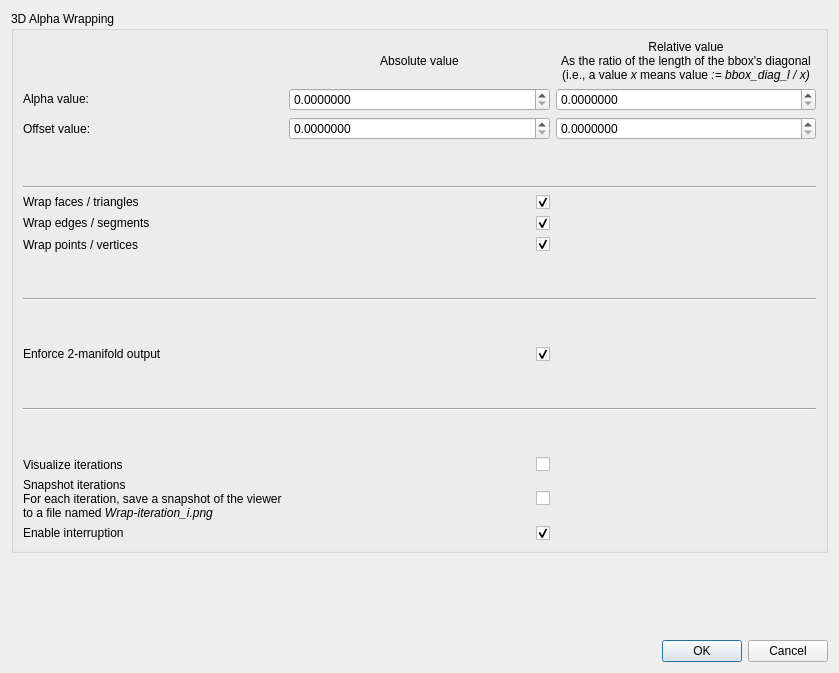
<?xml version="1.0" encoding="UTF-8"?>
<ui version="4.0">
 <class>alpha_wrap_3_dialog</class>
 <widget class="QDialog" name="alpha_wrap_3_dialog">
  <property name="enabled">
   <bool>true</bool>
  </property>
  <property name="geometry">
   <rect>
    <x>0</x>
    <y>0</y>
    <width>839</width>
    <height>673</height>
   </rect>
  </property>
  <property name="windowTitle">
   <string>3D Alpha Wrapping</string>
  </property>
  <layout class="QGridLayout" name="gridLayout_2">
   <item row="3" column="0">
    <widget class="QDialogButtonBox" name="buttonBox">
     <property name="orientation">
      <enum>Qt::Horizontal</enum>
     </property>
     <property name="standardButtons">
      <set>QDialogButtonBox::Cancel|QDialogButtonBox::Ok</set>
     </property>
    </widget>
   </item>
   <item row="2" column="0">
    <spacer name="verticalSpacer_6">
     <property name="orientation">
      <enum>Qt::Vertical</enum>
     </property>
     <property name="sizeHint" stdset="0">
      <size>
       <width>20</width>
       <height>40</height>
      </size>
     </property>
    </spacer>
   </item>
   <item row="1" column="0">
    <widget class="QGroupBox" name="groupBox">
     <property name="title">
      <string>3D Alpha Wrapping</string>
     </property>
     <layout class="QGridLayout" name="gridLayout">
      <item row="28" column="1" alignment="Qt::AlignRight">
       <widget class="QCheckBox" name="visualizeIterations">
        <property name="text">
         <string/>
        </property>
       </widget>
      </item>
      <item row="23" column="0">
       <widget class="QLabel" name="runManifoldness_Label">
        <property name="enabled">
         <bool>true</bool>
        </property>
        <property name="text">
         <string>&lt;html&gt;&lt;head/&gt;&lt;body&gt;&lt;p&gt;Enforce 2-manifold output&lt;/p&gt;&lt;/body&gt;&lt;/html&gt;</string>
        </property>
        <property name="alignment">
         <set>Qt::AlignLeading|Qt::AlignLeft|Qt::AlignVCenter</set>
        </property>
       </widget>
      </item>
      <item row="24" column="1">
       <spacer name="verticalSpacer">
        <property name="orientation">
         <enum>Qt::Vertical</enum>
        </property>
        <property name="sizeHint" stdset="0">
         <size>
          <width>20</width>
          <height>40</height>
         </size>
        </property>
       </spacer>
      </item>
      <item row="26" column="1">
       <spacer name="verticalSpacer_4">
        <property name="orientation">
         <enum>Qt::Vertical</enum>
        </property>
        <property name="sizeHint" stdset="0">
         <size>
          <width>20</width>
          <height>40</height>
         </size>
        </property>
       </spacer>
      </item>
      <item row="11" column="0">
       <widget class="QLabel" name="wrapTriangles_Label">
        <property name="text">
         <string>&lt;html&gt;&lt;head/&gt;&lt;body&gt;&lt;p&gt;Wrap faces / triangles&lt;/p&gt;&lt;/body&gt;&lt;/html&gt;</string>
        </property>
       </widget>
      </item>
      <item row="0" column="1">
       <widget class="QLabel" name="relativeOffsetValue_Label">
        <property name="text">
         <string>&lt;html&gt;&lt;head/&gt;&lt;body&gt;&lt;p align=&quot;center&quot;&gt;Absolute value&lt;/p&gt;&lt;/body&gt;&lt;/html&gt;</string>
        </property>
       </widget>
      </item>
      <item row="12" column="1" alignment="Qt::AlignRight">
       <widget class="QCheckBox" name="wrapSegments">
        <property name="text">
         <string/>
        </property>
        <property name="checked">
         <bool>true</bool>
        </property>
       </widget>
      </item>
      <item row="20" column="0" colspan="3">
       <widget class="Line" name="line">
        <property name="orientation">
         <enum>Qt::Horizontal</enum>
        </property>
       </widget>
      </item>
      <item row="16" column="1">
       <spacer name="verticalSpacer_8">
        <property name="orientation">
         <enum>Qt::Vertical</enum>
        </property>
        <property name="sizeHint" stdset="0">
         <size>
          <width>20</width>
          <height>40</height>
         </size>
        </property>
       </spacer>
      </item>
      <item row="1" column="2">
       <widget class="QDoubleSpinBox" name="relativeAlphaValue">
        <property name="decimals">
         <number>7</number>
        </property>
        <property name="minimum">
         <double>0.000000000000000</double>
        </property>
        <property name="maximum">
         <double>10000000.000000000000000</double>
        </property>
        <property name="singleStep">
         <double>1.000000000000000</double>
        </property>
        <property name="value">
         <double>0.000000000000000</double>
        </property>
       </widget>
      </item>
      <item row="0" column="2">
       <widget class="QLabel" name="relativeAlphaValue_Label">
        <property name="text">
         <string>&lt;html&gt;&lt;head/&gt;&lt;body&gt;&lt;p align=&quot;center&quot;&gt;Relative value&lt;br/&gt;&lt;span style=&quot; font-size:9pt;&quot;&gt;As the ratio of the length of the bbox's diagonal&lt;br/&gt;(i.e., a value &lt;/span&gt;&lt;span style=&quot; font-size:9pt; font-style:italic;&quot;&gt;x &lt;/span&gt;&lt;span style=&quot; font-size:9pt;&quot;&gt;means value&lt;/span&gt;&lt;span style=&quot; font-size:9pt; font-style:italic;&quot;&gt; := bbox_diag_l / x)&lt;/span&gt;&lt;/p&gt;&lt;/body&gt;&lt;/html&gt;</string>
        </property>
        <property name="alignment">
         <set>Qt::AlignLeading|Qt::AlignLeft|Qt::AlignVCenter</set>
        </property>
       </widget>
      </item>
      <item row="28" column="0">
       <widget class="QLabel" name="visualizeIterations_Label">
        <property name="text">
         <string>Visualize iterations</string>
        </property>
       </widget>
      </item>
      <item row="4" column="0" colspan="3">
       <widget class="Line" name="line_2">
        <property name="orientation">
         <enum>Qt::Horizontal</enum>
        </property>
       </widget>
      </item>
      <item row="12" column="0">
       <widget class="QLabel" name="wrapSegments_Label">
        <property name="text">
         <string>&lt;html&gt;&lt;head/&gt;&lt;body&gt;&lt;p&gt;Wrap edges / segments&lt;/p&gt;&lt;/body&gt;&lt;/html&gt;</string>
        </property>
       </widget>
      </item>
      <item row="2" column="1">
       <widget class="QDoubleSpinBox" name="offsetValue">
        <property name="decimals">
         <number>7</number>
        </property>
        <property name="minimum">
         <double>0.000000000000000</double>
        </property>
        <property name="maximum">
         <double>100000000.000000000000000</double>
        </property>
        <property name="singleStep">
         <double>1.000000000000000</double>
        </property>
        <property name="value">
         <double>0.000000000000000</double>
        </property>
       </widget>
      </item>
      <item row="2" column="2">
       <widget class="QDoubleSpinBox" name="relativeOffsetValue">
        <property name="decimals">
         <number>7</number>
        </property>
        <property name="minimum">
         <double>0.000000000000000</double>
        </property>
        <property name="maximum">
         <double>10000000.000000000000000</double>
        </property>
        <property name="singleStep">
         <double>1.000000000000000</double>
        </property>
        <property name="value">
         <double>0.000000000000000</double>
        </property>
       </widget>
      </item>
      <item row="11" column="1" alignment="Qt::AlignRight">
       <widget class="QCheckBox" name="wrapTriangles">
        <property name="text">
         <string/>
        </property>
        <property name="checked">
         <bool>true</bool>
        </property>
       </widget>
      </item>
      <item row="25" column="0" colspan="3">
       <widget class="Line" name="line_3">
        <property name="orientation">
         <enum>Qt::Horizontal</enum>
        </property>
       </widget>
      </item>
      <item row="2" column="0">
       <widget class="QLabel" name="offsetValue_Label">
        <property name="text">
         <string>Offset value:</string>
        </property>
       </widget>
      </item>
      <item row="3" column="1">
       <spacer name="verticalSpacer_3">
        <property name="orientation">
         <enum>Qt::Vertical</enum>
        </property>
        <property name="sizeHint" stdset="0">
         <size>
          <width>20</width>
          <height>40</height>
         </size>
        </property>
       </spacer>
      </item>
      <item row="22" column="1">
       <spacer name="verticalSpacer_2">
        <property name="orientation">
         <enum>Qt::Vertical</enum>
        </property>
        <property name="sizeHint" stdset="0">
         <size>
          <width>20</width>
          <height>40</height>
         </size>
        </property>
       </spacer>
      </item>
      <item row="15" column="0">
       <widget class="QLabel" name="wrapPoints_Label">
        <property name="text">
         <string>Wrap points / vertices</string>
        </property>
       </widget>
      </item>
      <item row="1" column="0">
       <widget class="QLabel" name="alphaValue_Label">
        <property name="text">
         <string>&lt;html&gt;&lt;head/&gt;&lt;body&gt;&lt;p&gt;Alpha value:&lt;/p&gt;&lt;/body&gt;&lt;/html&gt;</string>
        </property>
       </widget>
      </item>
      <item row="15" column="1" alignment="Qt::AlignRight">
       <widget class="QCheckBox" name="wrapPoints">
        <property name="text">
         <string/>
        </property>
        <property name="checked">
         <bool>true</bool>
        </property>
       </widget>
      </item>
      <item row="23" column="1" alignment="Qt::AlignRight">
       <widget class="QCheckBox" name="runManifoldness">
        <property name="text">
         <string/>
        </property>
        <property name="checked">
         <bool>true</bool>
        </property>
       </widget>
      </item>
      <item row="1" column="1">
       <widget class="QDoubleSpinBox" name="alphaValue">
        <property name="decimals">
         <number>7</number>
        </property>
        <property name="minimum">
         <double>0.000000000000000</double>
        </property>
        <property name="maximum">
         <double>100000000.000000000000000</double>
        </property>
        <property name="singleStep">
         <double>1.000000000000000</double>
        </property>
        <property name="value">
         <double>0.000000000000000</double>
        </property>
       </widget>
      </item>
      <item row="29" column="0">
       <widget class="QLabel" name="snapshotIterations_Label">
        <property name="text">
         <string>&lt;html&gt;&lt;head/&gt;&lt;body&gt;&lt;p&gt;Snapshot iterations&lt;br/&gt;&lt;span style=&quot; font-size:9pt;&quot;&gt;For each iteration, save a snapshot of the viewer &lt;br/&gt;to a file named &lt;/span&gt;&lt;span style=&quot; font-size:9pt; font-style:italic;&quot;&gt;Wrap-iteration_i.png&lt;/span&gt;&lt;/p&gt;&lt;/body&gt;&lt;/html&gt;</string>
        </property>
       </widget>
      </item>
      <item row="30" column="0">
       <widget class="QLabel" name="enableMessageBox_Label">
        <property name="text">
         <string>&lt;html&gt;&lt;head/&gt;&lt;body&gt;&lt;p&gt;Enable interruption &lt;/p&gt;&lt;/body&gt;&lt;/html&gt;</string>
        </property>
       </widget>
      </item>
      <item row="30" column="1" alignment="Qt::AlignRight">
       <widget class="QCheckBox" name="enableMessageBox">
        <property name="text">
         <string/>
        </property>
        <property name="checked">
         <bool>true</bool>
        </property>
       </widget>
      </item>
      <item row="29" column="1" alignment="Qt::AlignRight">
       <widget class="QCheckBox" name="snapshotIterations">
        <property name="text">
         <string/>
        </property>
        <property name="checkable">
         <bool>false</bool>
        </property>
        <property name="checked">
         <bool>false</bool>
        </property>
       </widget>
      </item>
     </layout>
    </widget>
   </item>
  </layout>
 </widget>
 <tabstops>
  <tabstop>alphaValue</tabstop>
  <tabstop>wrapTriangles</tabstop>
  <tabstop>wrapSegments</tabstop>
  <tabstop>runManifoldness</tabstop>
  <tabstop>visualizeIterations</tabstop>
 </tabstops>
 <resources/>
 <connections>
  <connection>
   <sender>buttonBox</sender>
   <signal>accepted()</signal>
   <receiver>alpha_wrap_3_dialog</receiver>
   <slot>accept()</slot>
   <hints>
    <hint type="sourcelabel">
     <x>394</x>
     <y>666</y>
    </hint>
    <hint type="destinationlabel">
     <x>157</x>
     <y>195</y>
    </hint>
   </hints>
  </connection>
  <connection>
   <sender>buttonBox</sender>
   <signal>rejected()</signal>
   <receiver>alpha_wrap_3_dialog</receiver>
   <slot>reject()</slot>
   <hints>
    <hint type="sourcelabel">
     <x>394</x>
     <y>666</y>
    </hint>
    <hint type="destinationlabel">
     <x>286</x>
     <y>195</y>
    </hint>
   </hints>
  </connection>
 </connections>
</ui>
